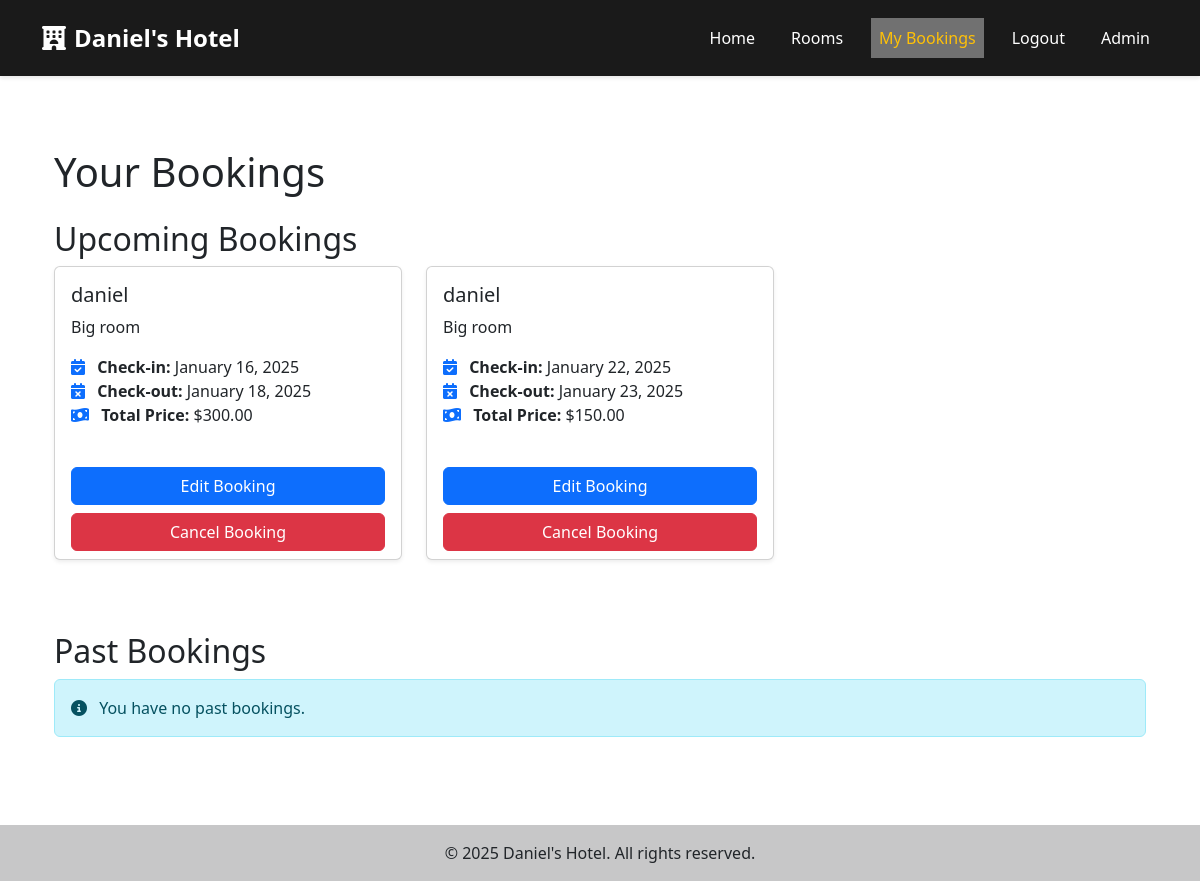
The page /my-bookings/ (signed in) on the database as committed earlier.
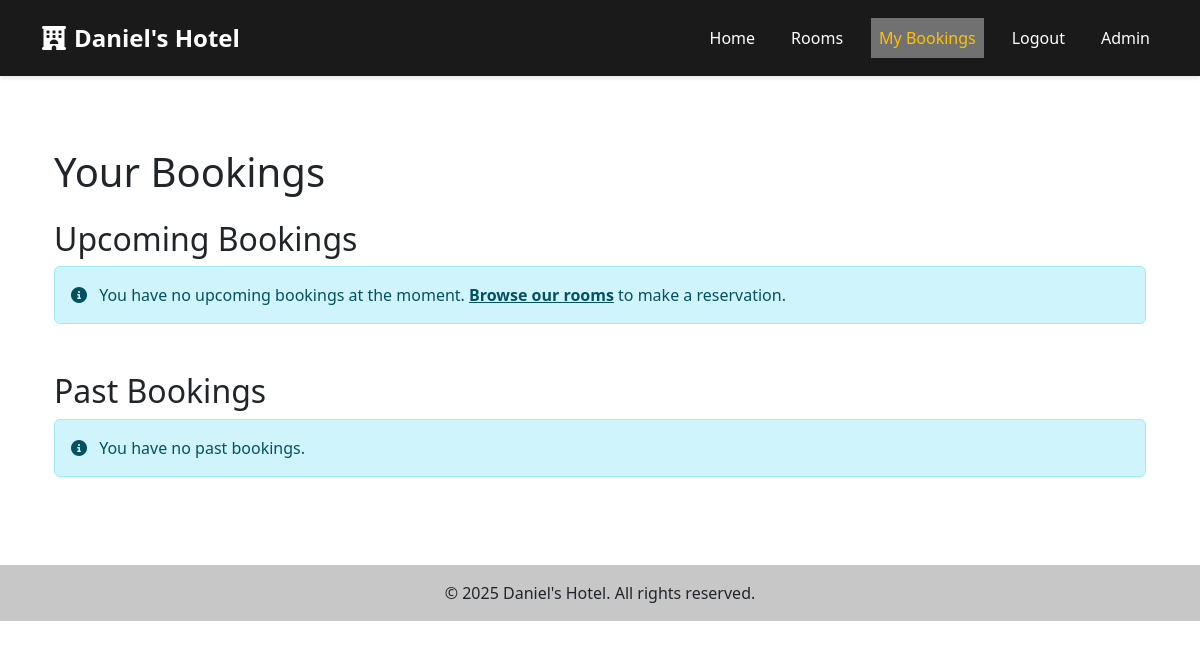
The same page on the database as committed later.
### rooms/models.py (models this page shows, shortened)
class Booking(models.Model):
    STATUS_CHOICES = [
        ("PENDING", "Pending"),
        ("CONFIRMED", "Confirmed"),
        ("CANCELLED", "Cancelled"),
    ]
    user = models.ForeignKey(
        settings.AUTH_USER_MODEL,
        on_delete=models.CASCADE,
        null=True,
        blank=True
    )
    room = models.ForeignKey(Room, on_delete=models.CASCADE)
    guest_name = models.CharField(max_length=100)
    email = models.EmailField()
    phone_number = models.CharField(max_length=15, blank=True, null=True)
    check_in_date = models.DateField()
    check_out_date = models.DateField()
    total_price = models.DecimalField(max_digits=10, decimal_places=2)
    created_at = models.DateTimeField(auto_now_add=True)
    updated_at = models.DateTimeField(auto_now=True)
    status = models.CharField(
        max_length=10, choices=STATUS_CHOICES, default="PENDING"
    )

class Room(models.Model):
    ROOM_TYPES = [
        ("STD", "Standard"),
        ("DLX", "Deluxe"),
        ("SUI", "Suite"),
    ]
    name = models.CharField(max_length=100)
    description = models.TextField()
    room_type = models.CharField(max_length=3, choices=ROOM_TYPES)
    price = models.DecimalField(max_digits=10, decimal_places=2)
    available = models.BooleanField(default=True)
    amenities = models.ManyToManyField(Amenity, blank=True)
    max_occupancy = models.IntegerField(default=2)
    size = models.IntegerField(help_text="Size in square feet", default=0)

### rooms/views.py (the view)
@login_required
def user_bookings(request):
    upcoming_bookings = Booking.objects.filter(
        user=request.user,
        check_in_date__gte=timezone.now().date()
    ).order_by('check_in_date')
    past_bookings = Booking.objects.filter(
        user=request.user,
        check_in_date__lt=timezone.now().date()
    ).order_by('-check_in_date')
    print(f"Upcoming bookings: {upcoming_bookings.count()}")
    print(f"Past bookings: {past_bookings.count()}")
    context = {
        'upcoming_bookings': upcoming_bookings,
        'past_bookings': past_bookings
    }
    return render(request, 'user_bookings.html', context)

### rooms/templates/user_bookings.html (shortened to what this page needs)
{% extends "base.html" %}
{% load static %}
{% block content %}
<div class="container mt-5">
    <h1 class="mb-4">Your Bookings</h1>
    <h2>Upcoming Bookings</h2>
    {% if upcoming_bookings %}
        <div class="row">
            {% for booking in upcoming_bookings %}
                <div class="col-md-6 col-lg-4 mb-4">
                    <div class="card h-100 shadow-sm">
                        <div class="card-body">
                            <h2 class="card-title h5">{{ booking.room.name }}</h2>
                            <p class="card-text">{{ booking.room.description|truncatewords:20 }}</p>
                            <ul class="list-unstyled">
                                <li><i class="fas fa-calendar-check text-primary me-2"></i> <strong>Check-in:</strong> {{ booking.check_in_date|date:"F d, Y" }}</li>
                                <li><i class="fas fa-calendar-times text-primary me-2"></i> <strong>Check-out:</strong> {{ booking.check_out_date|date:"F d, Y" }}</li>
                                <li><i class="fas fa-money-bill-wave text-primary me-2"></i> <strong>Total Price:</strong> ${{ booking.total_price|floatformat:2 }}</li>
                            </ul>
                        </div>
                        <div class="card-footer bg-transparent border-top-0">
                            <div class="d-grid gap-2">
                                <a href="{% url 'edit_booking' booking.id %}" class="btn btn-primary">Edit Booking</a>
                                <form method="post" action="{% url 'cancel_booking' booking.id %}">
                                    <button type="submit" class="btn btn-danger w-100" onclick="return confirm('Are you sure you want to cancel this booking?');">
                                        Cancel Booking
                                    </button>
                                </form>
                            </div>
                        </div>
                    </div>
                </div>
            {% endfor %}
        </div>
    {% else %}
        <div class="alert alert-info" role="alert">
            <i class="fas fa-info-circle me-2"></i> You have no upcoming bookings at the moment. <a href="{% url 'rooms' %}" class="alert-link">Browse our rooms</a> to make a reservation.
        </div>
    {% endif %}
    <h2 class="mt-5">Past Bookings</h2>
    {% if past_bookings %}
        <div class="row">
            {% for booking in past_bookings %}
                <div class="col-md-6 col-lg-4 mb-4">
                    <div class="card h-100 shadow-sm">
                        <div class="card-body">
                            <h2 class="card-title h5">{{ booking.room.name }}</h2>
                            <p class="card-text">{{ booking.room.description|truncatewords:20 }}</p>
                            <ul class="list-unstyled">
                                <li><i class="fas fa-calendar-check text-primary me-2"></i> <strong>Check-in:</strong> {{ booking.check_in_date|date:"F d, Y" }}</li>
                                <li><i class="fas fa-calendar-times text-primary me-2"></i> <strong>Check-out:</strong> {{ booking.check_out_date|date:"F d, Y" }}</li>
                                {% if booking.num_guests %}
                                    <li><i class="fas fa-users text-primary me-2"></i> <strong>Guests:</strong> {{ booking.num_guests }}</li>
                                {% endif %}
                                <li><i class="fas fa-money-bill-wave text-primary me-2"></i> <strong>Total Price:</strong> ${{ booking.total_price|floatformat:2 }}</li>
                            </ul>
                        </div>
                    </div>
                </div>
            {% endfor %}
        </div>
    {% else %}
        <div class="alert alert-info" role="alert">
            <i class="fas fa-info-circle me-2"></i> You have no past bookings.
        </div>
    {% endif %}
</div>
{% endblock %}

### rooms/templates/base.html (shortened to what this page needs)
{% load static %}
<!DOCTYPE html>
<html lang="en">
<head>
    <link href="https://cdn.jsdelivr.net/npm/bootstrap@5.3.2/dist/css/bootstrap.min.css" rel="stylesheet"
>
    <link rel="stylesheet" href="https://cdnjs.cloudflare.com/ajax/libs/font-awesome/6.5.1/css/all.min.css"
>
    <link rel="stylesheet" href="{% static 'css/style.css' %}">
</head>
<body>
    <header>
        <nav class="navbar navbar-expand-lg navbar-dark">
            <div class="container">
                <a class="navbar-brand" href="{% url 'home' %}">
                    <i class="fas fa-hotel me-2"></i>Daniel's Hotel
                </a>
                <div class="collapse navbar-collapse" id="navbarNav">
                    <ul class="navbar-nav ms-auto">
                        <li class="nav-item"><a class="nav-link {% if request.resolver_match.url_name == 'home' %}active{% endif %}" href="{% url 'home' %}">Home</a></li>
                        <li class="nav-item"><a class="nav-link {% if request.resolver_match.url_name == 'rooms' %}active{% endif %}" href="{% url 'rooms' %}">Rooms</a></li>
                        {% if user.is_authenticated %}
                            <li class="nav-item"><a class="nav-link {% if request.resolver_match.url_name == 'user_bookings' %}active{% endif %}" href="{% url 'user_bookings' %}">My Bookings</a></li>
                            <li class="nav-item"><a class="nav-link" href="{% url 'logout' %}">Logout</a></li>
                        {% endif %}
                        {% if user.is_staff %}
                            <li class="nav-item"><a class="nav-link" href="{% url 'admin:index' %}">Admin</a></li>
                        {% endif %}
                    </ul>
                </div>
            </div>
        </nav>
    </header>
    <main class="container py-4">
        {% block content %}
        {% endblock %}
    </main>
    <footer class="bg-light text-center text-lg-start mt-5">
        <div class="text-center p-3" style="background-color: rgba(0, 0, 0, 0.2);">
            © {% now "Y" %} Daniel's Hotel. All rights reserved.
        </div>
    </footer>
</body>
</html>

### static/css/style.css (style rules this page uses)
.active, .dot:hover { background-color: #717171; }

### rooms/templates/base.html (style rules this page uses)
.navbar { background-color: #1a1a1a; padding: 15px 0; box-shadow: 0 2px 4px rgba(0, 0, 0, .1); }
.navbar-brand { font-size: 24px; font-weight: bold; color: #fff !important; }
.navbar-nav .nav-link { color: #fff !important; font-size: 16px; margin-left: 20px; transition: color 0.3s ease; }
.navbar-nav .nav-link:hover, .navbar-nav .nav-link.active { color: #ffc107 !important; }

Rows that differ between the two databases and show on the page:
removed Booking: room.name "daniel", room.description "Big room", check_in_date "January 16, 2025", check_out_date "January 18, 2025", total_price "300.00"
removed Booking: room.name "daniel", room.description "Big room", check_in_date "January 22, 2025", check_out_date "January 23, 2025", total_price "150.00"
Other text that changed with them:
text now shown: "You have no upcoming bookings at the moment. Browse our rooms to make a reservation."
